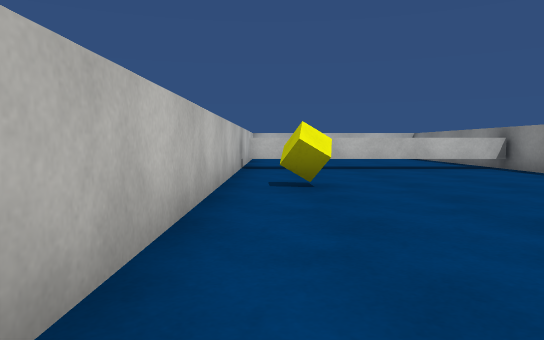
[1] (above)

18 first-person views from a walk through a scene from a Unity 3-D project. The camera is 0.62 m above the floor, tilts 4° down and sees 70° across. The floor is counted in squares, 1 m on a side. Each view is taken from the middle of a square. On the plan, view 1 faces up. The plan holds only what a view shows up to about 10 squares ahead; the rest is blank. The player character is not drawn. Surface patterns are stand-ins for the level's own textures.

[2]
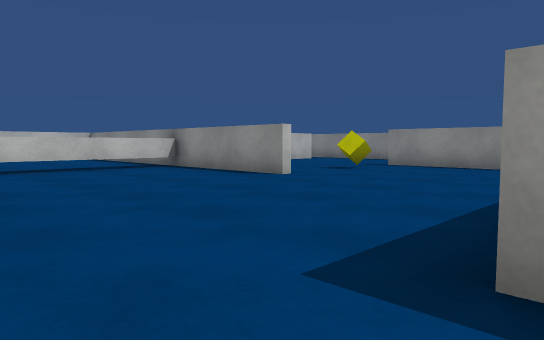

[3]
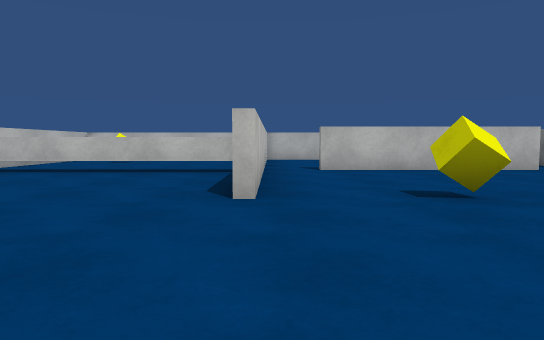

[4]
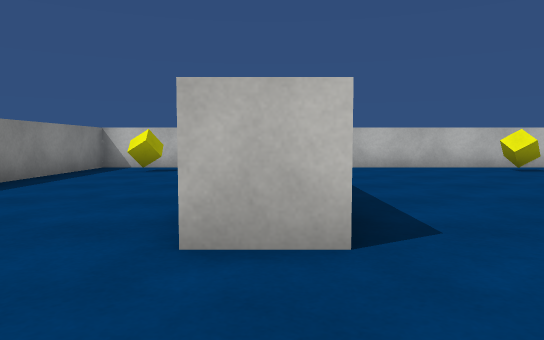

[5]
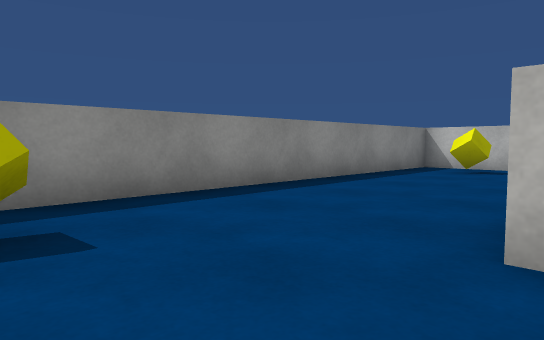

[6]
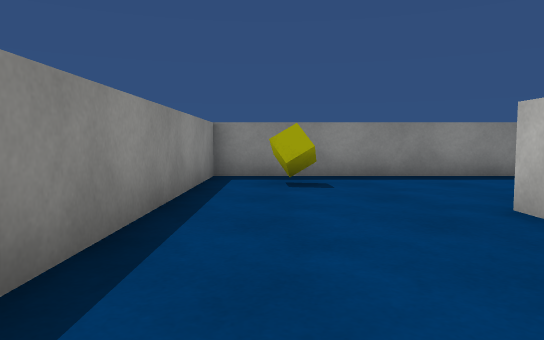

[7]
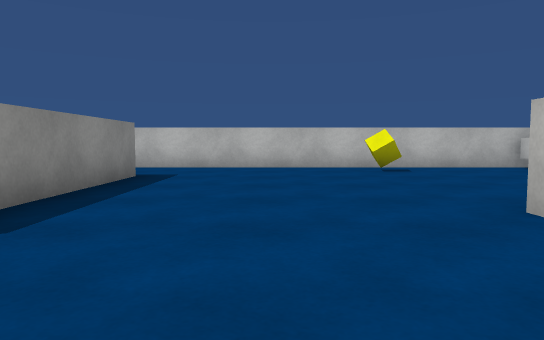

[8]
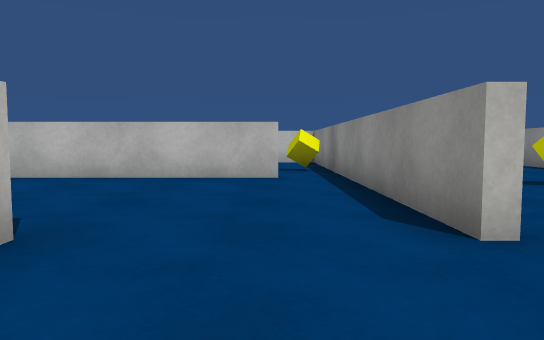

[9]
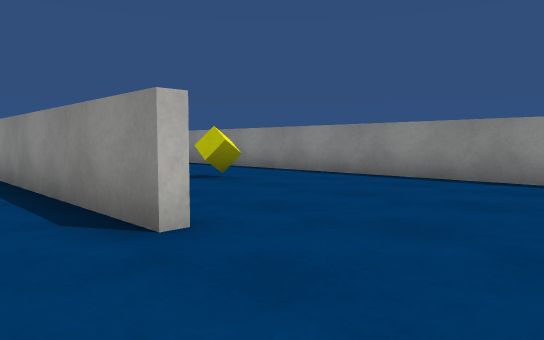

[10]
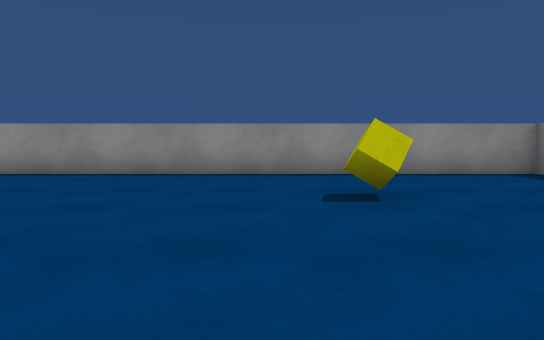

[11]
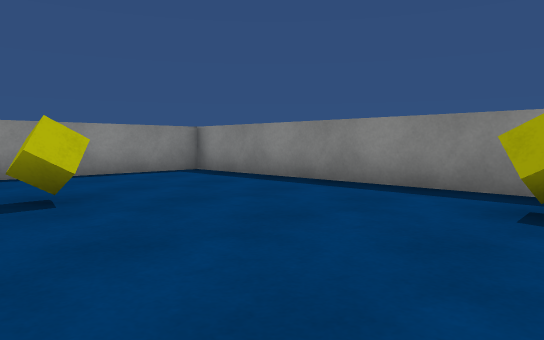

[12]
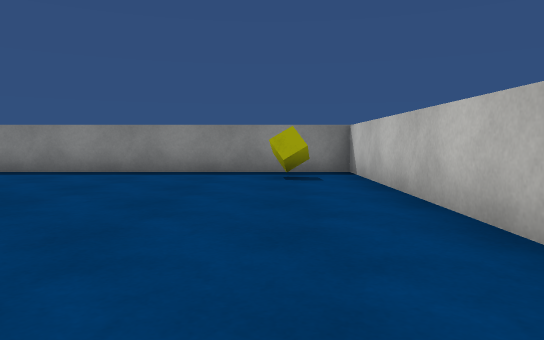

[13]
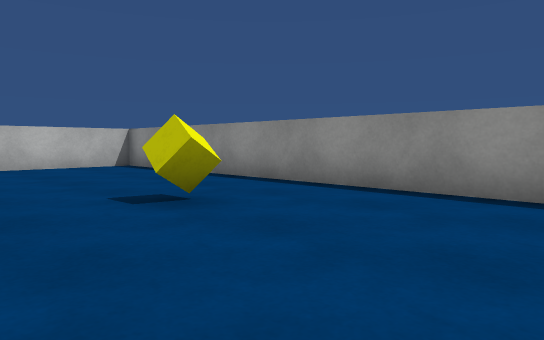

[14]
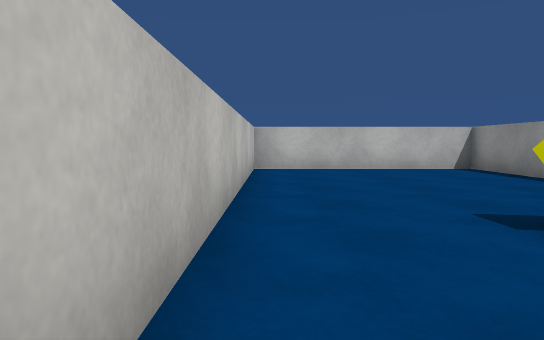

[15]
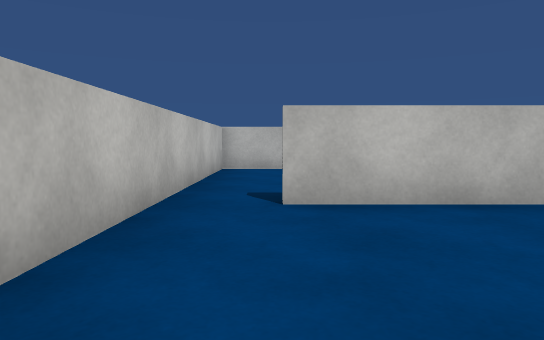

[16]
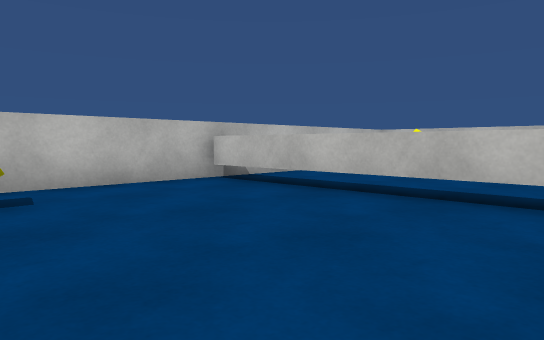

[17]
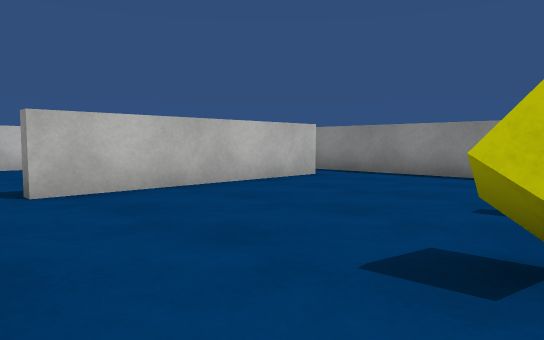

[18]
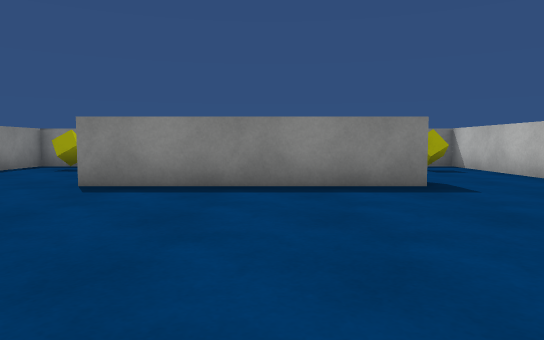

### Floor plan
Key: @ floor where view 1 was taken; # wall or solid block; x gap in a wall; . floor; ^ raised ledge; C yellow cube; O other object.
Columns run from 1 left of view 1 to 19 right of it. Each row starts with its distance up from view 1.
 15        ###    #######
 14        #..    #.....#
 13   OO   #..   .#.....#
 12 #..... #..   C#.....#
 11 #......#.    C#.....#
 10 #......#x####x#.....#
  9 #^^^^^^#......#..C..#
  8 #......#......#.....#
  7 #......#......#.....#
  6 #......#......#.....#
  5 #C.......C.#........#
  4 #..........#........#
  3 #..........#........#
  2 #..........#........#
  1 #..........#........#
  0 #@.#####...#.....C..#
 -1 #..........#........#
 -2 #..........#........#
 -3 #C........C#.C......#
 -4 #..........#........#
 -5 #####################

Positions as (right, up) in squares from view 1, and headings:
1: (0, 0), facing up
2: (0, 0), facing up-right
3: (6, 1), facing up
4: (9, 0), facing left
5: (9, 0), facing down-left
6: (9, 3), facing down
7: (9, 3), facing left
8: (12, 3), facing up
9: (12, 3), facing up-right
10: (11, 1), facing right
11: (11, 1), facing down-right
12: (12, 4), facing down
13: (14, 5), facing up-right
14: (14, 6), facing up
15: (7, 6), facing up
16: (5, 5), facing up-left
17: (6, 5), facing up-right
18: (4, 6), facing down
